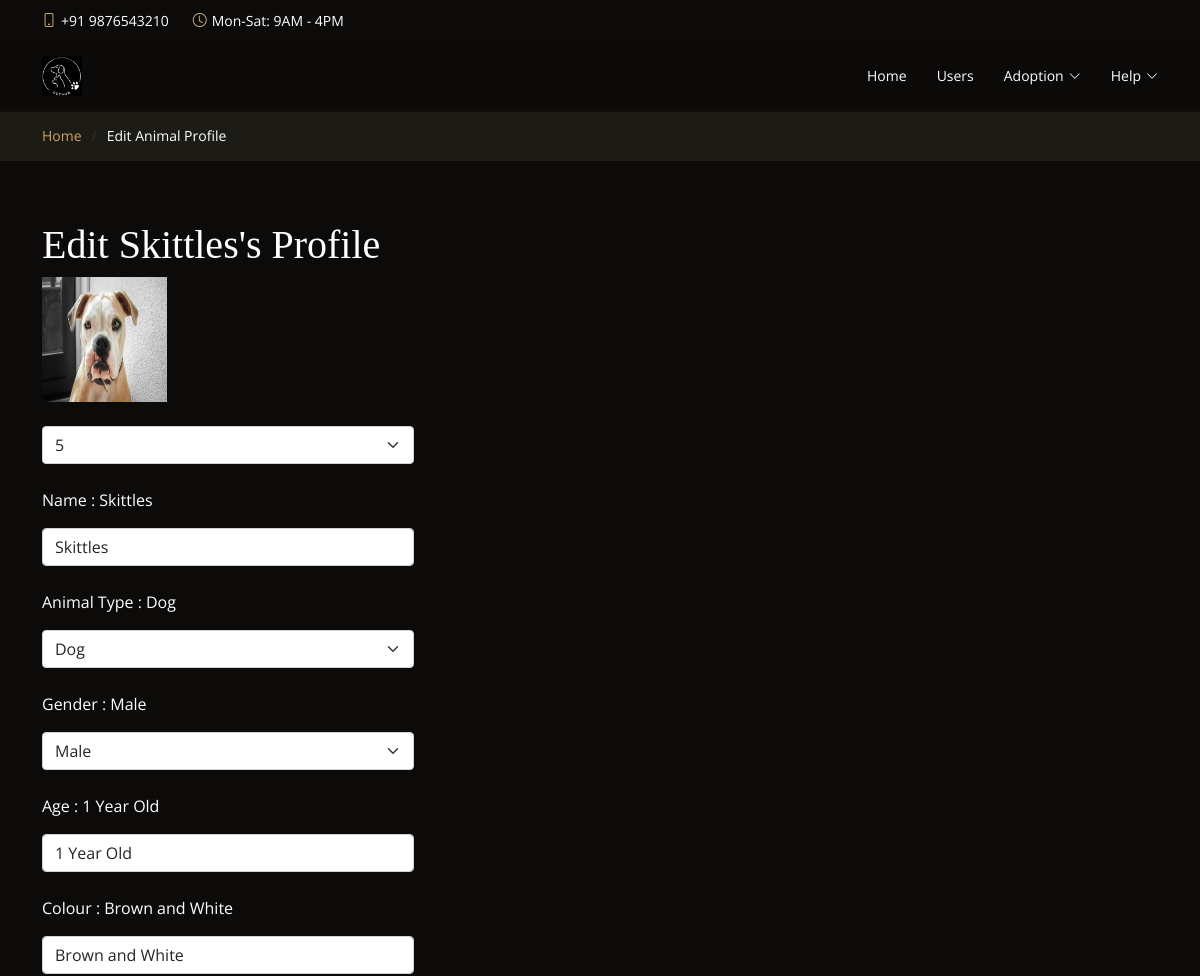
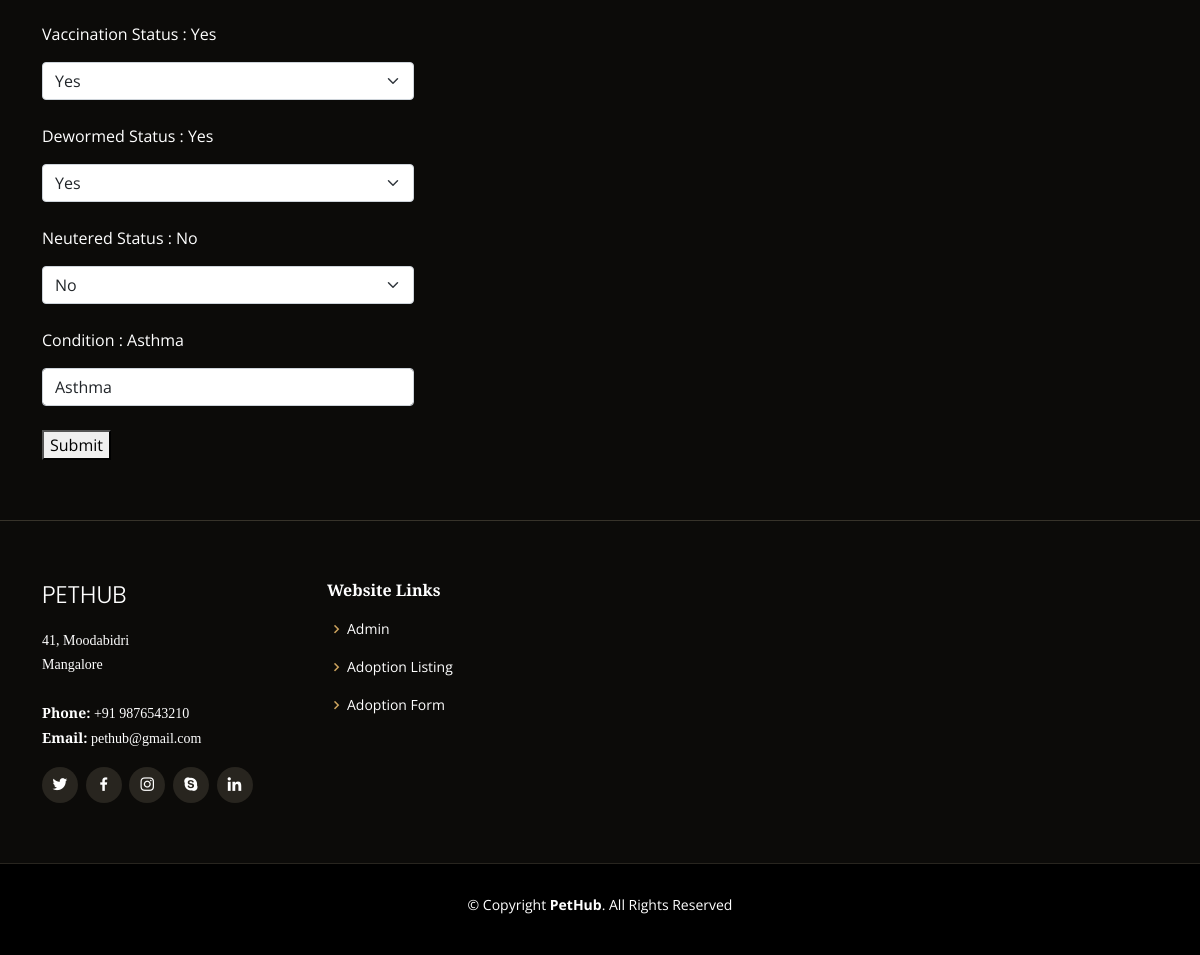
/admin/editAnimalProfile.php?id=5 (signed in), run on the app's committed database (2 pictures, top to bottom).
### tables this page shows
CREATE TABLE `animal` (
  `id` int(11) NOT NULL,
  `animalName` varchar(100) NOT NULL,
  `animalType` varchar(100) NOT NULL,
  `gender` varchar(10) NOT NULL,
  `age` varchar(100) NOT NULL,
  `colour` varchar(100) NOT NULL,
  `vaccinated` varchar(10) NOT NULL,
  `dewormed` varchar(10) NOT NULL,
  `neutered` varchar(10) NOT NULL,
  `animalCondition` varchar(100) NOT NULL,
  `imgType` varchar(5) NOT NULL
);

### admin/editAnimalProfile.php (the view, shortened to what this page needs)
<?php
  $id = intval($_GET['id']);
?>
<!DOCTYPE html>
<html lang="en">
<head>
  <link href="../assets/vendor/animate.css/animate.min.css" rel="stylesheet">
  <link href="../assets/vendor/aos/aos.css" rel="stylesheet">
  <link href="../assets/vendor/bootstrap/css/bootstrap.min.css" rel="stylesheet">
  <link href="../assets/vendor/bootstrap-icons/bootstrap-icons.css" rel="stylesheet">
  <link href="../assets/vendor/boxicons/css/boxicons.min.css" rel="stylesheet">
  <link href="../assets/vendor/glightbox/css/glightbox.min.css" rel="stylesheet">
  <link href="../assets/vendor/swiper/swiper-bundle.min.css" rel="stylesheet">
  <link href="../assets/css/style.css" rel="stylesheet">
</head>
<body>
  <div id="topbar" class="d-flex align-items-center fixed-top">
    <div class="container d-flex justify-content-center justify-content-md-between">
      <div class="contact-info d-flex align-items-center">
        <i class="bi bi-phone d-flex align-items-center"><span>+91 9876543210</span></i>
        <i class="bi bi-clock d-flex align-items-center ms-4"><span> Mon-Sat: 9AM - 4PM</span></i>
      </div>
    </div>
  </div>
  <header id="header" class="fixed-top d-flex align-items-center">
    <div class="container-fluid container-xl d-flex align-items-center justify-content-lg-between">
      <a href="main.php" class="logo me-auto me-lg-0"><img src="../assets/img/logo.png" alt="" class="img-fluid"></a>
      <nav id="navbar" class="navbar order-last order-lg-0">
        <ul>
          <li><a class="nav-link scrollto" href="main.php">Home</a></li>
          <li><a class="nav-link scrollto" href="users.php">Users</a></li>
          <li class="dropdown"><a href="#"><span>Adoption</span> <i class="bi bi-chevron-down"></i></a>
              <li class='dropdown'><a href='#'><span><?php echo $_SESSION['user']['username']; ?></span><i class='bi bi-chevron-down'></i></a>
          </li>
        </ul>
      </nav>
    </div>
  </header>
  <main id="main">
    <section class="breadcrumbs">
      <div class="container">
        <div class="d-flex justify-content-between align-items-center">
          <ol>
            <li><a href="main.php">Home</a></li>
            <li>Edit Animal Profile</li>
          </ol>
        </div>
      </div>
    </section>
  </main>
  <section id="book-a-table" class="book-a-table">
      <div class="container" data-aos="fade-up">
      <?php
            $conn = mysqli_connect("localhost", "root", "", "hpusers");
            $sql = ("SELECT * FROM animal WHERE id = $id");
            $result = $conn->query($sql);
            if ($result->num_rows > 0) {
            while($row = $result->fetch_assoc()) {
                echo "<h1>Edit " . $row["animalName"] . "'s Profile</h1>
        <img src='../assets/img/animals/" . $row["animalName"] . "." . $row["imgType"] . "' height = '125px' width = '125px' >
        <br><br>
        <form action='editAnimalProfile.php' method='post' data-aos='fade-up' data-aos-delay='100'>
            <div class='col-lg-4 col-md-6 form-group mt-3 mt-md-0'>
              <select class='form-select' name='animalID'>
                <option selected value='" . $row["id"] . "'>" . $row["id"] . "</option>
              </select>
            </div>
            <br>
          <div class='col-lg-4 col-md-6 form-group mt-3 mt-md-0'>
            <p>Name : " . $row["animalName"] . "</p>
            <input type='text' name='newAnimalName' class='form-control' value='" . $row["animalName"] . "'>
          </div>
          <br>
          <div class='col-lg-4 col-md-6 form-group mt-3 mt-md-0'>
            <p>Animal Type : " . $row["animalType"] . "</p>
            <select class='form-select' name='newAnimalType'>
              <option selected value='" . $row["animalType"] . "'>" . $row["animalType"] . "</option>
            </select>
          </div>
          <br>
          <div class='col-lg-4 col-md-6 form-group mt-3 mt-md-0'>
            <p>Gender : " . $row["gender"] . "</p>
            <select class='form-select' name='newGender'>
              <option selected value='" . $row["gender"] . "'>" . $row["gender"] . "</option>
            </select>
          </div>
          <br>
          <div class='col-lg-4 col-md-6 form-group mt-3 mt-md-0'>
            <p>Age : " . $row["age"] . "</p>
            <input type='text' name='newAge' class='form-control' value='" . $row["age"] . "'>
          </div>
          <br>
          <div class='col-lg-4 col-md-6 form-group mt-3 mt-md-0'>
            <p>Colour : " . $row["colour"] . "</p>
            <input type='text' name='newColour' class='form-control' value='" . $row["colour"] . "'>
          </div>
          <br>
          <div class='col-lg-4 col-md-6 form-group mt-3 mt-md-0'>
            <p>Vaccination Status : " . $row["vaccinated"] . "</p>
            <select class='form-select' name='newVaccinated'>
              <option selected value='" . $row["vaccinated"] . "'>" . $row["vaccinated"] . "</option>
            </select>
          </div>
          <br>
          <div class='col-lg-4 col-md-6 form-group mt-3 mt-md-0'>
            <p>Dewormed Status : " . $row["dewormed"] . "</p>
            <select class='form-select' name='newDewormed'>
              <option selected value='" . $row["dewormed"] . "'>" . $row["dewormed"] . "</option>
            </select>
          </div>
          <br>
          <div class='col-lg-4 col-md-6 form-group mt-3 mt-md-0'>
            <p>Neutered Status : " . $row["neutered"] . "</p>
            <select class='form-select' name='newNeutered'>
              <option selected value='" . $row["neutered"] . "'>" . $row["neutered"] . "</option>
            </select>
          </div>
          <br>
          <div class='col-lg-4 col-md-6 form-group mt-3 mt-md-0'>
            <p>Condition : " . $row["animalCondition"] . "</p>
            <input type='text' name='newAnimalCondition' class='form-control' value='" . $row["animalCondition"] . "'>
          </div>
          <br>
          <button type='submit' name='editAnimalProfile'>Submit</button>
        </form>
        </div>";
            }
            }
            else {
              echo "0 results";
            }
        ?>
</section>
  <footer id="footer">
    <div class="footer-top">
      <div class="container">
        <div class="row">
          <div class="col-lg-3 col-md-6">
            <div class="footer-info">
              <h3>PetHub</h3>
              <p>
                41, Moodabidri<br>
                Mangalore<br><br>
                <strong>Phone:</strong> +91 9876543210<br>
                <strong>Email:</strong> pethub@gmail.com<br>
              </p>
              <div class="social-links mt-3">
                <a href="#" class="twitter"><i class="bx bxl-twitter"></i></a>
                <a href="#" class="facebook"><i class="bx bxl-facebook"></i></a>
                <a href="#" class="instagram"><i class="bx bxl-instagram"></i></a>
                <a href="#" class="google-plus"><i class="bx bxl-skype"></i></a>
                <a href="#" class="linkedin"><i class="bx bxl-linkedin"></i></a>
              </div>
            </div>
          </div>
          <div class="col-lg-2 col-md-6 footer-links">
            <h4>Website Links</h4>
            <ul>
              <li><i class="bx bx-chevron-right"></i> <a href="main.php">Admin</a></li>
              <li><i class="bx bx-chevron-right"></i> <a href="adoptionListing.php">Adoption Listing</a></li>
              <li><i class="bx bx-chevron-right"></i> <a href="adoptionListing.php">Adoption Form</a></li>
            </ul>
          </div>
        </div>
      </div>
    </div>
    <div class="container">
      <div class="copyright">
        &copy; Copyright <strong><span>PetHub</span></strong>. All Rights Reserved
      </div>
      <div class="credits">
      </div>
    </div>
  </footer>
</body>
</html>

### assets/css/style.css (style rules this page uses)
body { font-family: "Open Sans", sans-serif; background: #0c0b09; color: #fff; }
a { color: #cda45e; text-decoration: none; }
h1, h2, h3, h4, h5, h6 { font-family: "Playfair Display", serif; }
#topbar { height: 40px; font-size: 14px; transition: all 0.5s; z-index: 996; }
#topbar .contact-info i { font-style: normal; color: #d9ba85; }
#topbar .contact-info i span { padding-left: 5px; color: #fff; }
#header { background: rgba(12, 11, 9, 0.6); border-bottom: 1px solid rgba(12, 11, 9, 0.6); transition: all 0.5s; z-index: 997; padding: 15px 0; top: 40px; }
#header .logo { font-size: 28px; margin: 0; padding: 0; line-height: 1; font-weight: 300; letter-spacing: 1px; text-transform: uppercase; font-family: "Poppins", sans-serif; }
#header .logo img { max-height: 40px; }
.navbar { padding: 0; }
.navbar ul { margin: 0; padding: 0; display: flex; list-style: none; align-items: center; }
.navbar li { position: relative; }
.navbar a { display: flex; align-items: center; justify-content: space-between; padding: 10px 0 10px 30px; color: #fff; white-space: nowrap; transition: 0.3s; font-size: 14px; }
.navbar a i { font-size: 12px; line-height: 0; margin-left: 5px; }
section { padding: 60px 0; overflow: hidden; }
.breadcrumbs { padding: 15px 0; background: #1d1b16; margin-top: 110px; }
.breadcrumbs ol { display: flex; flex-wrap: wrap; list-style: none; padding: 0; margin: 0; font-size: 14px; }
.breadcrumbs ol li + li { padding-left: 10px; }
.breadcrumbs ol li + li::before { display: inline-block; padding-right: 10px; color: #37332a; content: "/"; }
#footer { background: black; padding: 0 0 30px 0; color: #fff; font-size: 14px; }
#footer .footer-top { background: #0c0b09; border-top: 1px solid #37332a; border-bottom: 1px solid #28251f; padding: 60px 0 30px 0; }
#footer .footer-top .footer-info { margin-bottom: 30px; }
#footer .footer-top .footer-info h3 { font-size: 24px; margin: 0 0 20px 0; padding: 2px 0 2px 0; line-height: 1; font-weight: 300; text-transform: uppercase; font-family: "Poppins", sans-serif; }
#footer .footer-top .footer-info p { font-size: 14px; line-height: 24px; margin-bottom: 0; font-family: "Playfair Display", serif; color: #fff; }
#footer .footer-top .social-links a { font-size: 18px; display: inline-block; background: #28251f; color: #fff; line-height: 1; padding: 8px 0; margin-right: 4px; border-radius: 50%; text-align: center; width: 36px; height: 36px; transition: 0.3s; }
#footer .footer-top h4 { font-size: 16px; font-weight: 600; color: #fff; position: relative; padding-bottom: 12px; }
#footer .footer-top .footer-links { margin-bottom: 30px; }
#footer .footer-top .footer-links ul { list-style: none; padding: 0; margin: 0; }
#footer .footer-top .footer-links ul i { padding-right: 2px; color: #cda45e; font-size: 18px; line-height: 1; }
#footer .footer-top .footer-links ul li { padding: 10px 0; display: flex; align-items: center; }
#footer .footer-top .footer-links ul li:first-child { padding-top: 0; }
#footer .footer-top .footer-links ul a { color: #fff; transition: 0.3s; display: inline-block; line-height: 1; }
#footer .copyright { text-align: center; padding-top: 30px; }
#footer .credits { padding-top: 10px; text-align: center; font-size: 13px; color: #fff; }

### data on the page
animal: animalName "Skittles", animalName (picture), animalID "5", newAnimalName "Skittles", animalType "Dog", newAnimalType "Dog", gender "Male", newGender "Male", age "1 Year Old", newAge "1 Year Old", colour "Brown and White", newColour "Brown and White", vaccinated "Yes", newVaccinated "Yes", dewormed "Yes", newDewormed "Yes", neutered "No", newNeutered "No", animalCondition "Asthma", newAnimalCondition "Asthma"

### other printed values
$_SESSION['user']['username'] "Help"
